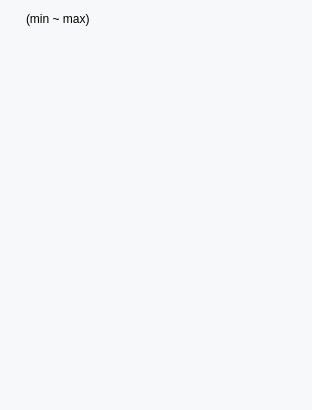
<?xml version="1.0" encoding="UTF-8"?>
<ui version="4.0">
 <class>KeypadDlg</class>
 <widget class="QDialog" name="KeypadDlg">
  <property name="geometry">
   <rect>
    <x>0</x>
    <y>0</y>
    <width>312</width>
    <height>410</height>
   </rect>
  </property>
  <property name="minimumSize">
   <size>
    <width>312</width>
    <height>410</height>
   </size>
  </property>
  <property name="maximumSize">
   <size>
    <width>312</width>
    <height>410</height>
   </size>
  </property>
  <property name="windowTitle">
   <string notr="true">Keypad</string>
  </property>
  <property name="styleSheet">
   <string notr="true">#KeypadDlg {
/*background-color: rgb(237, 237, 237);*/


	background-color: rgb(247, 248, 249);
/*	background-color: rgb(196, 202, 209);*/
}
QPushButton {
	border-radius:0px;
/*

	border: 0px solid rgba(255,255,255,100);
	background-color:rgb(255,255,255,100);
*/
}
</string>
  </property>
  <layout class="QVBoxLayout" name="verticalLayout">
   <property name="spacing">
    <number>0</number>
   </property>
   <item>
    <widget class="QWidget" name="widget_top" native="true">
     <property name="styleSheet">
      <string notr="true">/*
#widget_top {
	background-color: rgb(247, 248, 249);
}
*/</string>
     </property>
     <layout class="QVBoxLayout" name="verticalLayout_2">
      <property name="spacing">
       <number>2</number>
      </property>
      <property name="leftMargin">
       <number>0</number>
      </property>
      <property name="topMargin">
       <number>0</number>
      </property>
      <property name="rightMargin">
       <number>0</number>
      </property>
      <property name="bottomMargin">
       <number>0</number>
      </property>
      <item>
       <widget class="QWidget" name="widget_2" native="true">
        <layout class="QHBoxLayout" name="horizontalLayout_3">
         <property name="leftMargin">
          <number>15</number>
         </property>
         <property name="topMargin">
          <number>1</number>
         </property>
         <property name="rightMargin">
          <number>15</number>
         </property>
         <property name="bottomMargin">
          <number>1</number>
         </property>
         <item>
          <widget class="QLabel" name="label_minMax">
           <property name="text">
            <string notr="true">(min ~ max)</string>
           </property>
           <property name="alignment">
            <set>Qt::AlignLeading|Qt::AlignLeft|Qt::AlignVCenter</set>
           </property>
          </widget>
         </item>
        </layout>
       </widget>
      </item>
      <item>
       <widget class="QWidget" name="widget" native="true">
        <property name="minimumSize">
         <size>
          <width>278</width>
          <height>44</height>
         </size>
        </property>
        <property name="maximumSize">
         <size>
          <width>16777215</width>
          <height>44</height>
         </size>
        </property>
        <layout class="QHBoxLayout" name="horizontalLayout_2">
         <property name="spacing">
          <number>0</number>
         </property>
         <property name="leftMargin">
          <number>0</number>
         </property>
         <property name="topMargin">
          <number>0</number>
         </property>
         <property name="rightMargin">
          <number>0</number>
         </property>
         <property name="bottomMargin">
          <number>0</number>
         </property>
         <item>
          <widget class="QWidget" name="widget_input" native="true">
           <property name="minimumSize">
            <size>
             <width>278</width>
             <height>44</height>
            </size>
           </property>
           <property name="maximumSize">
            <size>
             <width>278</width>
             <height>44</height>
            </size>
           </property>
           <property name="styleSheet">
            <string notr="true">#widget_input {
	background-image: url(:/global/images/keypad/input.png);
	border: none;
}
</string>
           </property>
           <layout class="QHBoxLayout" name="horizontalLayout_4">
            <property name="topMargin">
             <number>1</number>
            </property>
            <property name="bottomMargin">
             <number>1</number>
            </property>
            <item>
             <widget class="QLineEdit" name="lineEdit">
              <property name="minimumSize">
               <size>
                <width>0</width>
                <height>40</height>
               </size>
              </property>
              <property name="font">
               <font>
                <pointsize>12</pointsize>
               </font>
              </property>
              <property name="styleSheet">
               <string notr="true">background-color: rgba(255, 255, 255, 0);
border: none</string>
              </property>
              <property name="maxLength">
               <number>256</number>
              </property>
              <property name="alignment">
               <set>Qt::AlignRight|Qt::AlignTrailing|Qt::AlignVCenter</set>
              </property>
             </widget>
            </item>
           </layout>
          </widget>
         </item>
        </layout>
       </widget>
      </item>
      <item>
       <widget class="QWidget" name="widget_middle" native="true">
        <layout class="QHBoxLayout" name="horizontalLayout">
         <property name="spacing">
          <number>1</number>
         </property>
         <property name="leftMargin">
          <number>0</number>
         </property>
         <property name="topMargin">
          <number>0</number>
         </property>
         <property name="rightMargin">
          <number>0</number>
         </property>
         <property name="bottomMargin">
          <number>0</number>
         </property>
         <item>
          <widget class="QPushButton" name="pushButton_decrease">
           <property name="minimumSize">
            <size>
             <width>138</width>
             <height>42</height>
            </size>
           </property>
           <property name="maximumSize">
            <size>
             <width>138</width>
             <height>42</height>
            </size>
           </property>
           <property name="focusPolicy">
            <enum>Qt::NoFocus</enum>
           </property>
           <property name="styleSheet">
            <string notr="true">QPushButton {
	background-image: url(:/global/images/keypad/valuedown.png);
	border: none;
}
QPushButton:pressed {
	background-image: url(:/global/images/keypad/valuedown_pressed.png);
}
</string>
           </property>
           <property name="iconSize">
            <size>
             <width>118</width>
             <height>42</height>
            </size>
           </property>
           <property name="autoRepeat">
            <bool>true</bool>
           </property>
          </widget>
         </item>
         <item>
          <widget class="QPushButton" name="pushButton_increase">
           <property name="minimumSize">
            <size>
             <width>138</width>
             <height>42</height>
            </size>
           </property>
           <property name="maximumSize">
            <size>
             <width>138</width>
             <height>42</height>
            </size>
           </property>
           <property name="focusPolicy">
            <enum>Qt::NoFocus</enum>
           </property>
           <property name="styleSheet">
            <string notr="true">QPushButton {
	background-image: url(:/global/images/keypad/valueup.png);
	border: none;
}
QPushButton:pressed {
	background-image: url(:/global/images/keypad/valueup_pressed.png);
}
</string>
           </property>
           <property name="iconSize">
            <size>
             <width>118</width>
             <height>42</height>
            </size>
           </property>
           <property name="autoRepeat">
            <bool>true</bool>
           </property>
          </widget>
         </item>
        </layout>
       </widget>
      </item>
     </layout>
    </widget>
   </item>
   <item>
    <widget class="QWidget" name="widget_button" native="true">
     <property name="sizePolicy">
      <sizepolicy hsizetype="Preferred" vsizetype="Preferred">
       <horstretch>1</horstretch>
       <verstretch>1</verstretch>
      </sizepolicy>
     </property>
     <property name="styleSheet">
      <string notr="true">/*
#widget_button {
	background-color: rgb(247, 248, 249);
}
*/</string>
     </property>
     <layout class="QGridLayout" name="gridLayout">
      <property name="leftMargin">
       <number>4</number>
      </property>
      <property name="topMargin">
       <number>1</number>
      </property>
      <property name="rightMargin">
       <number>4</number>
      </property>
      <property name="bottomMargin">
       <number>1</number>
      </property>
      <property name="horizontalSpacing">
       <number>8</number>
      </property>
      <property name="verticalSpacing">
       <number>4</number>
      </property>
      <item row="0" column="0">
       <widget class="QPushButton" name="pushButton_7">
        <property name="sizePolicy">
         <sizepolicy hsizetype="Preferred" vsizetype="Preferred">
          <horstretch>0</horstretch>
          <verstretch>0</verstretch>
         </sizepolicy>
        </property>
        <property name="minimumSize">
         <size>
          <width>60</width>
          <height>61</height>
         </size>
        </property>
        <property name="maximumSize">
         <size>
          <width>60</width>
          <height>61</height>
         </size>
        </property>
        <property name="focusPolicy">
         <enum>Qt::NoFocus</enum>
        </property>
        <property name="styleSheet">
         <string notr="true">QPushButton {
	background-image: url(:/global/images/keypad/7.png);
	border: none;
}
QPushButton:pressed {
	background-image: url(:/global/images/keypad/7_pressed.png);
}
</string>
        </property>
        <property name="iconSize">
         <size>
          <width>60</width>
          <height>61</height>
         </size>
        </property>
       </widget>
      </item>
      <item row="0" column="1">
       <widget class="QPushButton" name="pushButton_8">
        <property name="sizePolicy">
         <sizepolicy hsizetype="Preferred" vsizetype="Preferred">
          <horstretch>0</horstretch>
          <verstretch>0</verstretch>
         </sizepolicy>
        </property>
        <property name="minimumSize">
         <size>
          <width>60</width>
          <height>61</height>
         </size>
        </property>
        <property name="maximumSize">
         <size>
          <width>60</width>
          <height>61</height>
         </size>
        </property>
        <property name="focusPolicy">
         <enum>Qt::NoFocus</enum>
        </property>
        <property name="styleSheet">
         <string notr="true">QPushButton {
	background-image: url(:/global/images/keypad/8.png);
	border: none;
}
QPushButton:pressed {
	background-image: url(:/global/images/keypad/8_pressed.png);
}
</string>
        </property>
        <property name="iconSize">
         <size>
          <width>60</width>
          <height>61</height>
         </size>
        </property>
       </widget>
      </item>
      <item row="0" column="2" colspan="2">
       <widget class="QPushButton" name="pushButton_9">
        <property name="sizePolicy">
         <sizepolicy hsizetype="Preferred" vsizetype="Preferred">
          <horstretch>0</horstretch>
          <verstretch>0</verstretch>
         </sizepolicy>
        </property>
        <property name="minimumSize">
         <size>
          <width>60</width>
          <height>61</height>
         </size>
        </property>
        <property name="maximumSize">
         <size>
          <width>60</width>
          <height>61</height>
         </size>
        </property>
        <property name="focusPolicy">
         <enum>Qt::NoFocus</enum>
        </property>
        <property name="styleSheet">
         <string notr="true">QPushButton {
	background-image: url(:/global/images/keypad/9.png);
	border: none;
}
QPushButton:pressed {
	background-image: url(:/global/images/keypad/9_pressed.png);
}
</string>
        </property>
        <property name="iconSize">
         <size>
          <width>60</width>
          <height>61</height>
         </size>
        </property>
       </widget>
      </item>
      <item row="0" column="4">
       <widget class="QPushButton" name="pushButton_back">
        <property name="sizePolicy">
         <sizepolicy hsizetype="Preferred" vsizetype="Preferred">
          <horstretch>0</horstretch>
          <verstretch>0</verstretch>
         </sizepolicy>
        </property>
        <property name="minimumSize">
         <size>
          <width>79</width>
          <height>60</height>
         </size>
        </property>
        <property name="maximumSize">
         <size>
          <width>79</width>
          <height>60</height>
         </size>
        </property>
        <property name="focusPolicy">
         <enum>Qt::NoFocus</enum>
        </property>
        <property name="styleSheet">
         <string notr="true">QPushButton {
	background-image: url(:/global/images/keypad/delete.png);
	border: none;
}
QPushButton:pressed {
	background-image: url(:/global/images/keypad/delete_pressed.png);
}
</string>
        </property>
        <property name="iconSize">
         <size>
          <width>79</width>
          <height>60</height>
         </size>
        </property>
        <property name="autoRepeat">
         <bool>true</bool>
        </property>
       </widget>
      </item>
      <item row="1" column="0">
       <widget class="QPushButton" name="pushButton_4">
        <property name="sizePolicy">
         <sizepolicy hsizetype="Preferred" vsizetype="Preferred">
          <horstretch>0</horstretch>
          <verstretch>0</verstretch>
         </sizepolicy>
        </property>
        <property name="minimumSize">
         <size>
          <width>60</width>
          <height>61</height>
         </size>
        </property>
        <property name="maximumSize">
         <size>
          <width>60</width>
          <height>61</height>
         </size>
        </property>
        <property name="focusPolicy">
         <enum>Qt::NoFocus</enum>
        </property>
        <property name="styleSheet">
         <string notr="true">QPushButton {
	background-image: url(:/global/images/keypad/4.png);
	border: none;
}
QPushButton:pressed {
	background-image: url(:/global/images/keypad/4_pressed.png);
}
</string>
        </property>
        <property name="iconSize">
         <size>
          <width>60</width>
          <height>61</height>
         </size>
        </property>
       </widget>
      </item>
      <item row="1" column="1">
       <widget class="QPushButton" name="pushButton_5">
        <property name="sizePolicy">
         <sizepolicy hsizetype="Preferred" vsizetype="Preferred">
          <horstretch>0</horstretch>
          <verstretch>0</verstretch>
         </sizepolicy>
        </property>
        <property name="minimumSize">
         <size>
          <width>60</width>
          <height>61</height>
         </size>
        </property>
        <property name="maximumSize">
         <size>
          <width>60</width>
          <height>61</height>
         </size>
        </property>
        <property name="focusPolicy">
         <enum>Qt::NoFocus</enum>
        </property>
        <property name="styleSheet">
         <string notr="true">QPushButton {
	background-image: url(:/global/images/keypad/5.png);
	border: none;
}
QPushButton:pressed {
	background-image: url(:/global/images/keypad/5_pressed.png);
}
</string>
        </property>
        <property name="iconSize">
         <size>
          <width>60</width>
          <height>61</height>
         </size>
        </property>
       </widget>
      </item>
      <item row="1" column="2" colspan="2">
       <widget class="QPushButton" name="pushButton_6">
        <property name="sizePolicy">
         <sizepolicy hsizetype="Preferred" vsizetype="Preferred">
          <horstretch>0</horstretch>
          <verstretch>0</verstretch>
         </sizepolicy>
        </property>
        <property name="minimumSize">
         <size>
          <width>60</width>
          <height>61</height>
         </size>
        </property>
        <property name="maximumSize">
         <size>
          <width>60</width>
          <height>61</height>
         </size>
        </property>
        <property name="focusPolicy">
         <enum>Qt::NoFocus</enum>
        </property>
        <property name="styleSheet">
         <string notr="true">QPushButton {
	background-image: url(:/global/images/keypad/6.png);
	border: none;
}
QPushButton:pressed {
	background-image: url(:/global/images/keypad/6_pressed.png);
}
</string>
        </property>
        <property name="iconSize">
         <size>
          <width>60</width>
          <height>61</height>
         </size>
        </property>
       </widget>
      </item>
      <item row="1" column="4">
       <widget class="QPushButton" name="pushButton_reset">
        <property name="sizePolicy">
         <sizepolicy hsizetype="Preferred" vsizetype="Preferred">
          <horstretch>0</horstretch>
          <verstretch>0</verstretch>
         </sizepolicy>
        </property>
        <property name="minimumSize">
         <size>
          <width>79</width>
          <height>60</height>
         </size>
        </property>
        <property name="maximumSize">
         <size>
          <width>79</width>
          <height>60</height>
         </size>
        </property>
        <property name="focusPolicy">
         <enum>Qt::NoFocus</enum>
        </property>
        <property name="styleSheet">
         <string notr="true">QPushButton {
	background-image: url(:/global/images/keypad/reset.png);
	border: none;
}
QPushButton:pressed {
	background-image: url(:/global/images/keypad/reset_pressed.png);
}
</string>
        </property>
        <property name="iconSize">
         <size>
          <width>79</width>
          <height>60</height>
         </size>
        </property>
       </widget>
      </item>
      <item row="2" column="0">
       <widget class="QPushButton" name="pushButton_1">
        <property name="sizePolicy">
         <sizepolicy hsizetype="Preferred" vsizetype="Preferred">
          <horstretch>0</horstretch>
          <verstretch>0</verstretch>
         </sizepolicy>
        </property>
        <property name="minimumSize">
         <size>
          <width>60</width>
          <height>61</height>
         </size>
        </property>
        <property name="maximumSize">
         <size>
          <width>60</width>
          <height>61</height>
         </size>
        </property>
        <property name="focusPolicy">
         <enum>Qt::NoFocus</enum>
        </property>
        <property name="styleSheet">
         <string notr="true">QPushButton {
	background-image: url(:/global/images/keypad/1.png);
	border: none;
}
QPushButton:pressed {
	background-image: url(:/global/images/keypad/1_pressed.png);
}
</string>
        </property>
        <property name="iconSize">
         <size>
          <width>60</width>
          <height>61</height>
         </size>
        </property>
       </widget>
      </item>
      <item row="2" column="1">
       <widget class="QPushButton" name="pushButton_2">
        <property name="sizePolicy">
         <sizepolicy hsizetype="Preferred" vsizetype="Preferred">
          <horstretch>0</horstretch>
          <verstretch>0</verstretch>
         </sizepolicy>
        </property>
        <property name="minimumSize">
         <size>
          <width>60</width>
          <height>61</height>
         </size>
        </property>
        <property name="maximumSize">
         <size>
          <width>60</width>
          <height>61</height>
         </size>
        </property>
        <property name="focusPolicy">
         <enum>Qt::NoFocus</enum>
        </property>
        <property name="styleSheet">
         <string notr="true">QPushButton {
	background-image: url(:/global/images/keypad/2.png);
	border: none;
}
QPushButton:pressed {
	background-image: url(:/global/images/keypad/2_pressed.png);
}
</string>
        </property>
        <property name="iconSize">
         <size>
          <width>60</width>
          <height>61</height>
         </size>
        </property>
       </widget>
      </item>
      <item row="2" column="2" colspan="2">
       <widget class="QPushButton" name="pushButton_3">
        <property name="sizePolicy">
         <sizepolicy hsizetype="Preferred" vsizetype="Preferred">
          <horstretch>0</horstretch>
          <verstretch>0</verstretch>
         </sizepolicy>
        </property>
        <property name="minimumSize">
         <size>
          <width>60</width>
          <height>61</height>
         </size>
        </property>
        <property name="maximumSize">
         <size>
          <width>60</width>
          <height>61</height>
         </size>
        </property>
        <property name="focusPolicy">
         <enum>Qt::NoFocus</enum>
        </property>
        <property name="styleSheet">
         <string notr="true">QPushButton {
	background-image: url(:/global/images/keypad/3.png);
	border: none;
}
QPushButton:pressed {
	background-image: url(:/global/images/keypad/3_pressed.png);
}
</string>
        </property>
        <property name="iconSize">
         <size>
          <width>60</width>
          <height>61</height>
         </size>
        </property>
       </widget>
      </item>
      <item row="2" column="4" rowspan="2">
       <widget class="QPushButton" name="pushButton_enter">
        <property name="sizePolicy">
         <sizepolicy hsizetype="Preferred" vsizetype="Preferred">
          <horstretch>0</horstretch>
          <verstretch>0</verstretch>
         </sizepolicy>
        </property>
        <property name="minimumSize">
         <size>
          <width>79</width>
          <height>127</height>
         </size>
        </property>
        <property name="maximumSize">
         <size>
          <width>79</width>
          <height>127</height>
         </size>
        </property>
        <property name="focusPolicy">
         <enum>Qt::NoFocus</enum>
        </property>
        <property name="styleSheet">
         <string notr="true">QPushButton {
	background-image: url(:/global/images/keypad/enter.png);
	border: none;
}
QPushButton:pressed {
	background-image: url(:/global/images/keypad/enter_pressed.png);
}
</string>
        </property>
        <property name="iconSize">
         <size>
          <width>79</width>
          <height>127</height>
         </size>
        </property>
       </widget>
      </item>
      <item row="3" column="0">
       <widget class="QPushButton" name="pushButton_plusMinus">
        <property name="sizePolicy">
         <sizepolicy hsizetype="Preferred" vsizetype="Preferred">
          <horstretch>0</horstretch>
          <verstretch>0</verstretch>
         </sizepolicy>
        </property>
        <property name="minimumSize">
         <size>
          <width>60</width>
          <height>61</height>
         </size>
        </property>
        <property name="maximumSize">
         <size>
          <width>60</width>
          <height>61</height>
         </size>
        </property>
        <property name="focusPolicy">
         <enum>Qt::NoFocus</enum>
        </property>
        <property name="styleSheet">
         <string notr="true">QPushButton {
	background-image: url(:/global/images/keypad/plusminus.png);
	border: none;
}
QPushButton:pressed {
	background-image: url(:/global/images/keypad/plusminus_pressed.png);
}
</string>
        </property>
        <property name="iconSize">
         <size>
          <width>60</width>
          <height>61</height>
         </size>
        </property>
       </widget>
      </item>
      <item row="3" column="1">
       <widget class="QPushButton" name="pushButton_0">
        <property name="sizePolicy">
         <sizepolicy hsizetype="Preferred" vsizetype="Preferred">
          <horstretch>0</horstretch>
          <verstretch>0</verstretch>
         </sizepolicy>
        </property>
        <property name="minimumSize">
         <size>
          <width>60</width>
          <height>61</height>
         </size>
        </property>
        <property name="maximumSize">
         <size>
          <width>60</width>
          <height>61</height>
         </size>
        </property>
        <property name="focusPolicy">
         <enum>Qt::NoFocus</enum>
        </property>
        <property name="styleSheet">
         <string notr="true">QPushButton {
	background-image: url(:/global/images/keypad/0.png);
	border: none;
}
QPushButton:pressed {
	background-image: url(:/global/images/keypad/0_pressed.png);
}
</string>
        </property>
        <property name="iconSize">
         <size>
          <width>60</width>
          <height>61</height>
         </size>
        </property>
       </widget>
      </item>
      <item row="3" column="2" colspan="2">
       <widget class="QPushButton" name="pushButton_point">
        <property name="sizePolicy">
         <sizepolicy hsizetype="Preferred" vsizetype="Preferred">
          <horstretch>0</horstretch>
          <verstretch>0</verstretch>
         </sizepolicy>
        </property>
        <property name="minimumSize">
         <size>
          <width>60</width>
          <height>61</height>
         </size>
        </property>
        <property name="maximumSize">
         <size>
          <width>60</width>
          <height>61</height>
         </size>
        </property>
        <property name="focusPolicy">
         <enum>Qt::NoFocus</enum>
        </property>
        <property name="styleSheet">
         <string notr="true">QPushButton {
	background-image: url(:/global/images/keypad/dot.png);
	border: none;
}
QPushButton:pressed {
	background-image: url(:/global/images/keypad/dot_pressed.png);
}
</string>
        </property>
        <property name="iconSize">
         <size>
          <width>60</width>
          <height>61</height>
         </size>
        </property>
       </widget>
      </item>
     </layout>
    </widget>
   </item>
  </layout>
 </widget>
 <resources/>
 <connections/>
</ui>
